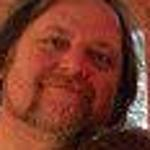
#> input picture methpura/test1/color_images/0001-image20056.jpg, 150 x 150 px; its folder holds only this picture in this run
$ jupyter execute gerating_images.ipynb
#> lines starting #> are read from the running program, lines starting #| are printed output that depends on the picture
[cell 1]
import cv2
import numpy as np
import os
import matplotlib.pyplot as plt
import matplotlib.colors as mcolors

# Define input and output folders
input_folder = "test1/color_images/"  # Folder with grayscale images
output_folders = {
    "manual": "output/manual_mapping/",
    "custom": "output/custom_colormap/",
    "opencv": "output/opencv_colormap/",
}

# Create output folders if they don’t exist
for folder in output_folders.values():
    os.makedirs(folder, exist_ok=True)

#  Manual Intensity Mapping
def map_intensity_to_color(intensity):
    if intensity < 85:
        return [255, 0, 0]  # Red for low intensity
    elif intensity < 170:
        return [0, 255, 0]  # Green for medium intensity
    else:
        return [0, 0, 255]  # Blue for high intensity

def apply_manual_mapping(image):
    height, width = image.shape
    colorized = np.zeros((height, width, 3), dtype=np.uint8)
    for i in range(height):
        for j in range(width):
            colorized[i, j] = map_intensity_to_color(image[i, j])
    return colorized

# Custom Colormap
def create_custom_colormap():
    colors = [(1.0, 1.0, 0.0), (0.0, 1.0, 0.0), (0.0, 0.0, 1.0), (0.0, 1.0, 1.0), (0.0, 0.0, 0.0)]
    cmap_name = 'custom_cmap'
    return mcolors.LinearSegmentedColormap.from_list(cmap_name, colors, N=256)

custom_cmap = create_custom_colormap()

def apply_custom_colormap(image):
    norm_image = image.astype(np.float32) / 255.0
    colorized = custom_cmap(norm_image)[:, :, :3] * 255  # Convert to 0-255
    return colorized.astype(np.uint8)

# OpenCV Color Mapping
def apply_opencv_colormap(image):
    return cv2.applyColorMap(image, cv2.COLORMAP_JET)

# Process all images in the input folder
for filename in os.listdir(input_folder):
    if filename.endswith((".jpg", ".png", ".bmp")):
        image_path = os.path.join(input_folder, filename)
        grayscale = cv2.imread(image_path, cv2.IMREAD_GRAYSCALE)
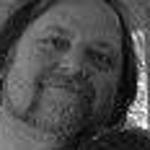
#> grayscale: shape (150, 150); min 0, max 255, mean 76.6

        if grayscale is None:
            print(f"Skipping {filename}: Unable to read image")
            continue

        # Apply colorization methods
        manual_colored = apply_manual_mapping(grayscale)
#> after the loop in apply_manual_mapping, `for i in range(height):`:
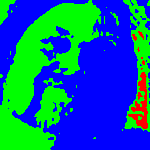
#> colorized: shape (150, 150, 3); mean of channels 0, 1, 2 146.9, 102.1, 6.1; drawn as B, G, R
        custom_colored = apply_custom_colormap(grayscale)
#> in apply_custom_colormap, `colorized = custom_cmap(norm_image)[:, :, :3] * 255`:
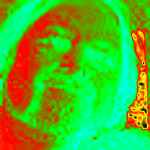
#> colorized: shape (150, 150, 3) float64; mean of channels 0, 1, 2 39.6, 179.7, 80.8; drawn as B, G, R
        opencv_colored = apply_opencv_colormap(grayscale)
#> in apply_opencv_colormap, `return cv2.applyColorMap(image, cv2.COLORMAP_JET)`:
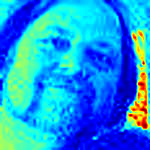
#> returned value: shape (150, 150, 3); mean of channels 0, 1, 2 222.1, 149.5, 27.3; drawn as B, G, R

        # Save results
        cv2.imwrite(os.path.join(output_folders["manual"], filename), manual_colored)
        cv2.imwrite(os.path.join(output_folders["custom"], filename), custom_colored)
        cv2.imwrite(os.path.join(output_folders["opencv"], filename), opencv_colored)

        print(f"Processed {filename}")

print("Colorization completed! Check the output folders.")

$ run again, on methpura/test1/color_images/0005-image15367.jpg
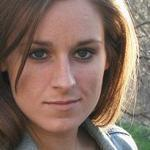
#> input picture methpura/test1/color_images/0005-image15367.jpg, 150 x 150 px
#> after the loop in apply_manual_mapping, `for i in range(height):`:
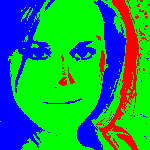
#> colorized: shape (150, 150, 3); mean of channels 0, 1, 2 79.6, 150.1, 25.3; drawn as B, G, R
#> in apply_opencv_colormap, `return cv2.applyColorMap(image, cv2.COLORMAP_JET)`:
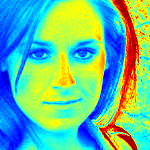
#> returned value: shape (150, 150, 3); mean of channels 0, 1, 2 150.4, 190.4, 102.6; drawn as B, G, R

$ run again, on methpura/test1/color_images/0006-image21655.jpg
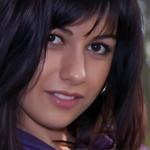
#> input picture methpura/test1/color_images/0006-image21655.jpg, 150 x 150 px
#> after the loop in apply_manual_mapping, `for i in range(height):`:
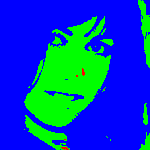
#> colorized: shape (150, 150, 3); mean of channels 0, 1, 2 181.5, 73, 0.5; drawn as B, G, R
#> in apply_opencv_colormap, `return cv2.applyColorMap(image, cv2.COLORMAP_JET)`:
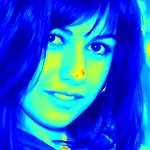
#> returned value: shape (150, 150, 3); mean of channels 0, 1, 2 210.7, 94.2, 23.3; drawn as B, G, R

$ run again, on methpura/test1/color_images/0007-image60542.jpg
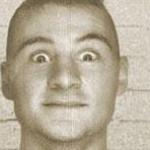
#> input picture methpura/test1/color_images/0007-image60542.jpg, 150 x 150 px
#> after the loop in apply_manual_mapping, `for i in range(height):`:
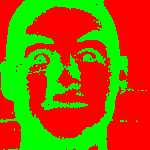
#> colorized: shape (150, 150, 3); mean of channels 0, 1, 2 0.1, 100.5, 154.4; drawn as B, G, R
#> in apply_opencv_colormap, `return cv2.applyColorMap(image, cv2.COLORMAP_JET)`:
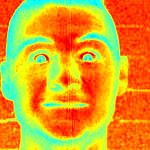
#> returned value: shape (150, 150, 3); mean of channels 0, 1, 2 34, 161.5, 221.1; drawn as B, G, R

$ run again, on methpura/test1/color_images/0002-image04733.jpg
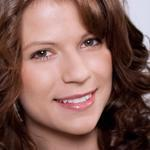
#> input picture methpura/test1/color_images/0002-image04733.jpg, 150 x 150 px
#> in apply_opencv_colormap, `return cv2.applyColorMap(image, cv2.COLORMAP_JET)`:
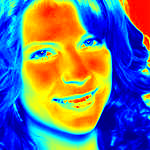
#> returned value: shape (150, 150, 3); mean of channels 0, 1, 2 133.2, 119.9, 109; drawn as B, G, R
